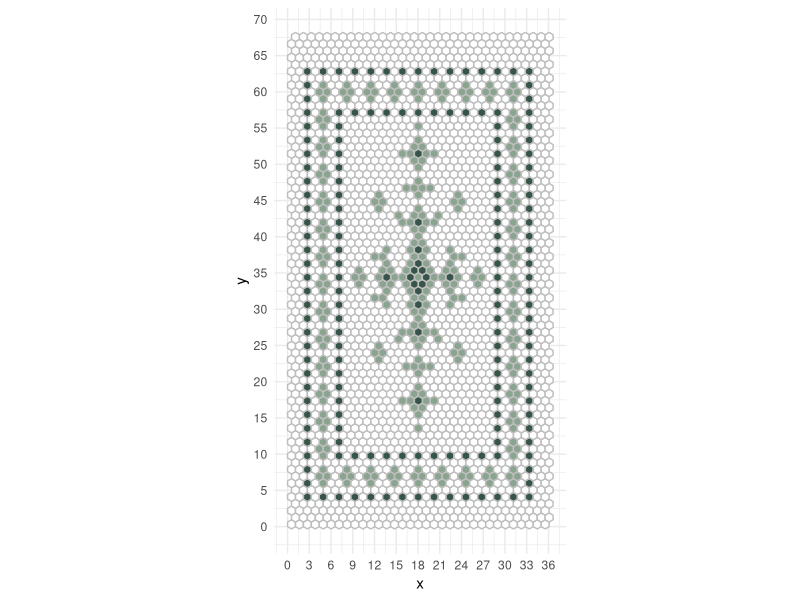
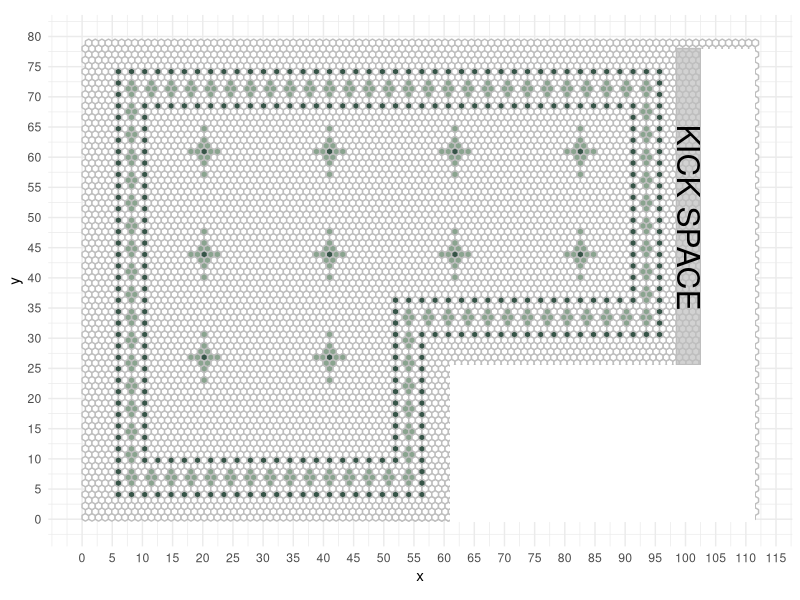
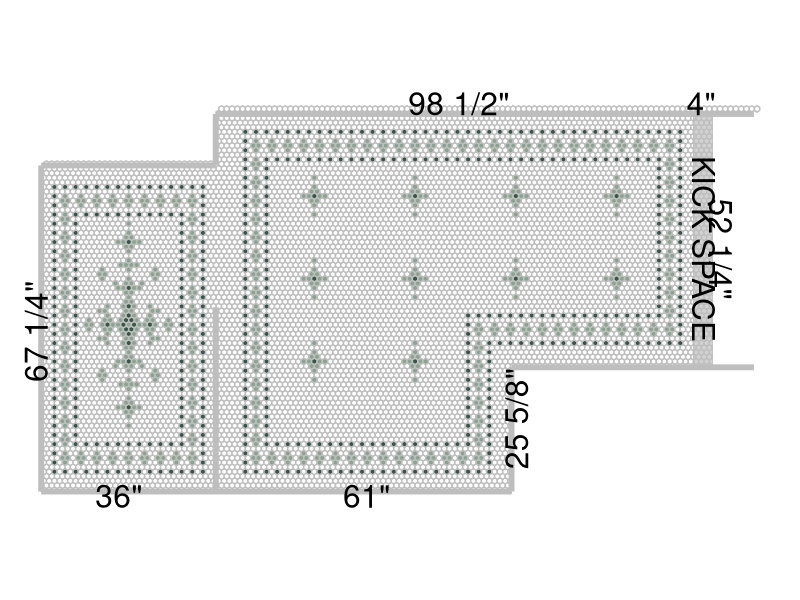
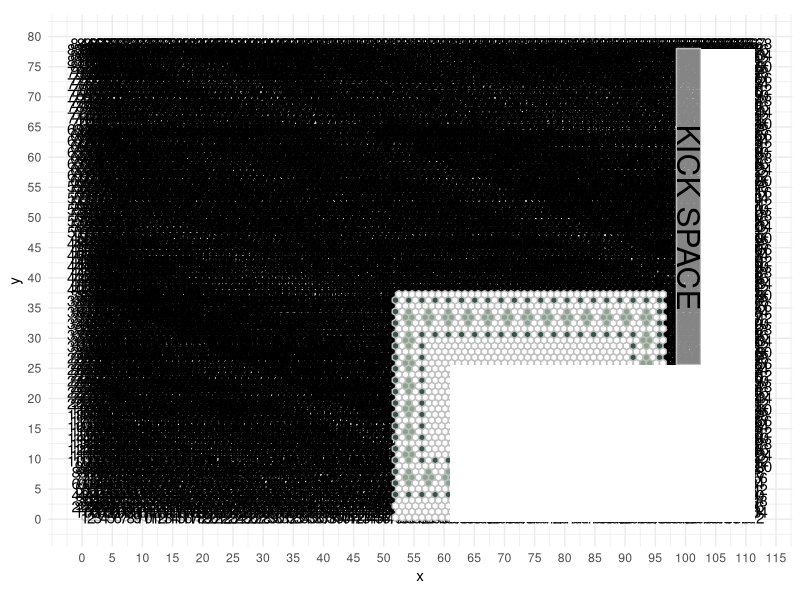
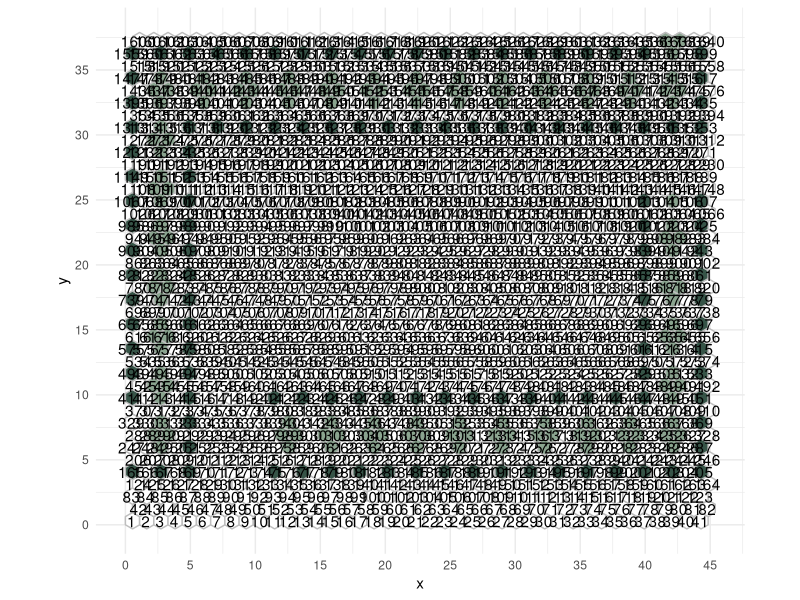
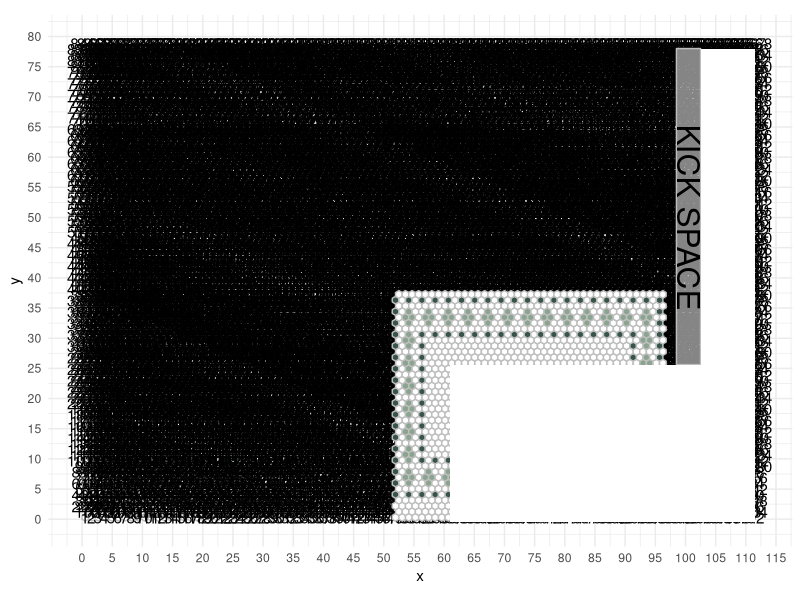
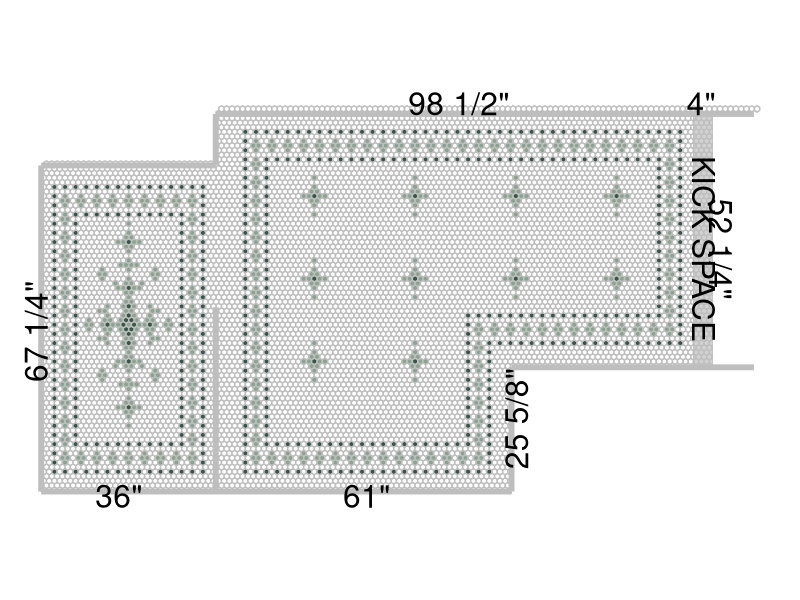

The R source for these figures, in order:
## ---- chunk 1
knitr::opts_chunk$set(echo = TRUE)
## ---- chunk 2
library(tidyverse)
library(ggforce)
## ---- chunk 3
make_floor_hex <- function(hex_width, dim_width, dim_length, inset_left, inset_right, inset_top, inset_bottom){
  n_across <- ceiling(dim_width/hex_width)
  n_down <- ceiling(dim_length/(3*hex_width/sqrt(3)))
  
  across_xs <- rep(c(0,0, .5*hex_width, hex_width, hex_width, .5*hex_width, 0), n_across) +
    rep(0:(n_across-1)*hex_width, each = 7)
  
  across_ys <- rep(c(0, hex_width/sqrt(3), 3*hex_width/(2*sqrt(3)), hex_width/sqrt(3), 0,-hex_width/(2*sqrt(3)), 0), n_across)
  light_green <- c(
    # vertical diamonds
    # left column, middle
    seq((inset_bottom + 1)*n_across + inset_left + 2, 
        2*n_across*n_down - (inset_top + 2)*n_across + inset_left + 2, 
        2*n_across),
    # left column, left side
    seq((inset_bottom + 2)*n_across + inset_left + 1, 
        2*n_across*n_down - (inset_top + 2)*n_across + inset_left + 1, 
        4*n_across),
    # left column, right side
    seq((inset_bottom + 2)*n_across + inset_left + 2, 
        2*n_across*n_down - (inset_top + 2)*n_across + inset_left + 2, 
        4*n_across),
    # right column, middle
    seq((inset_bottom + 2)*n_across - inset_right - 1, 
        2*n_across*n_down - (inset_top + 1)*n_across - inset_right -1, 
        2*n_across),
    # right column, right side
    seq((inset_bottom + 3)*n_across - inset_right - 1, 
        2*n_across*n_down - (inset_top)*n_across - inset_right - 1, 
        4*n_across),
    # right column, left side
    seq((inset_bottom + 3)*n_across - inset_right - 2, 
        2*n_across*n_down - (inset_top)*n_across - inset_right - 2, 
        4*n_across),
    # bottom row, bottom
    seq((inset_bottom + 1)*n_across + inset_left + 2,
        (inset_bottom + 2)*n_across - inset_right - 1,
        3),
    # bottom row, top
    seq((inset_bottom + 3)*n_across + inset_left + 2,
        (inset_bottom + 4)*n_across - inset_right - 1,
        3),
    # bottom row, middle
    seq((inset_bottom + 2)*n_across + inset_left + 1,
        (inset_bottom + 3)*n_across - inset_right - 2,
        3),
    seq((inset_bottom + 2)*n_across + inset_left + 2,
        (inset_bottom + 3)*n_across - inset_right - 1,
        3),
    # top row, top
    seq(2*n_across*n_down - (inset_top + 2)*n_across + inset_left + 2,
        2*n_across*n_down - (inset_top + 1)*n_across - inset_right -1,
        3),
    # top row, bottom
    seq(2*n_across*n_down - (inset_top + 4)*n_across + inset_left + 2,
        2*n_across*n_down - (inset_top + 3)*n_across - inset_right -1,
        3),
    # top row, middle
    seq(2*n_across*n_down - (inset_top + 3)*n_across + inset_left + 1,
        2*n_across*n_down - (inset_top + 2)*n_across - inset_right - 2,
        3),
    seq(2*n_across*n_down - (inset_top + 3)*n_across + inset_left + 2,
        2*n_across*n_down - (inset_top + 2)*n_across - inset_right - 1,
        3)
  )
  
  dark_green <- c(
    # outer every other dot
    seq((inset_bottom-1)*n_across + inset_left, 
        inset_bottom*n_across - inset_right + 1, 2),
    seq(2*n_across*n_down - inset_top*n_across + inset_left, 
        2*n_across*n_down - (inset_top - 1)*n_across - inset_right + 1, 
        2),
    seq((inset_bottom-1)*n_across + inset_left, 
        2*n_across*n_down - inset_top*n_across + inset_left, 
        2*n_across),
    seq(inset_bottom*n_across - inset_right + 1, 
        2*n_across*n_down - (inset_top - 1)*n_across - inset_right + 1, 
        2*n_across),
    # inner every other dot
    seq((inset_bottom + 5)*n_across + inset_left + 4, 
        (inset_bottom + 6)*n_across - inset_right - 3, 2),
    seq(2*n_across*n_down - (inset_top + 6)*n_across + inset_left + 4, 
        2*n_across*n_down - (inset_top + 5)*n_across - inset_right -3, 
        2),
    seq((inset_bottom + 5)*n_across + inset_left + 4, 
        2*n_across*n_down - (inset_top + 6)*n_across + inset_left + 4, 
        2*n_across),
    seq((inset_bottom + 6)*n_across - inset_right - 3, 
        2*n_across*n_down - (inset_top + 5)*n_across - inset_right -3, 
        2*n_across) 
  )
  
  hexagon <- tibble(
    x = rep(c(across_xs, across_xs + .5*hex_width), n_down),
    y = rep(c(across_ys, across_ys + 3*hex_width/(2*sqrt(3))), n_down) + 
      rep((0:(n_down - 1))*(3*hex_width/sqrt(3)), each = 2*7*n_across),
    group = rep(1:(2*n_across*n_down), each = 7),
    colors = if_else(group %in% light_green,
                     "#8aa48f",
                     if_else(group %in% dark_green,
                             "#365447",
                             "white"))
  )
  list(hexagon = hexagon,
       n_across = n_across,
       hex_width = hex_width)
}
## ---- chunk 4
make_star <- function(start, length){
  c(start, 
    start + 2*length,
    start + 3*length-1, start + 3*length,
    (start + 4*length-2):(start + 4*length+2),
    start + 5*length-1, start + 5*length,
    start + 6*length,
    start + 8*length)
}
## ---- chunk 5
shower <- make_floor_hex(
  hex_width = 1 + 3/32,
  dim_width = 36, 
  dim_length = 67, 
  inset_left = 3, 
  inset_right = 3, 
  inset_top = 6, 
  inset_bottom = 5)
## ---- chunk 6
floor_distance <- shower$n_across*shower$hex_width # should make this a parameter ... but too lazy right now

hex_color <- "gray"

mid_pattern <- 1195

dg_chris <- c(mid_pattern + c(6, 9, 11, 14),
              mid_pattern + shower$n_across + c(9, 10),
              mid_pattern - shower$n_across + c(9, 10),
              mid_pattern + 2*shower$n_across + 10,
              mid_pattern - 2*shower$n_across + 10,
              mid_pattern + 4*shower$n_across + 10,
              mid_pattern - 4*shower$n_across + 10,
              mid_pattern + 8*shower$n_across + 10,
              mid_pattern - 8*shower$n_across + 10,
              mid_pattern + 18*shower$n_across + 10,
              mid_pattern - 18*shower$n_across + 10
              )

lg_chris <- c(mid_pattern + c(2, 3, 5, 7, 8, 10, 12, 13, 15, 17, 18),
              mid_pattern + shower$n_across + c(2, 5, 6, 8, 11, 13, 14, 17),
              mid_pattern - shower$n_across + c(2, 5, 6, 8, 11, 13, 14, 17),
              mid_pattern + 2*shower$n_across + c(6, 9, 11, 14),
              mid_pattern - 2*shower$n_across + c(6, 9, 11, 14),
              mid_pattern + 3*shower$n_across + c(4, 5, 9, 10, 14, 15), 
              mid_pattern - 3*shower$n_across + c(4, 5, 9, 10, 14, 15),
              mid_pattern + 4*shower$n_across + c(6, 9, 11, 14),
              mid_pattern - 4*shower$n_across + c(6, 9, 11, 14),
              mid_pattern + 5*shower$n_across + c(9, 10),
              mid_pattern - 5*shower$n_across + c(9, 10),
              mid_pattern + 6*shower$n_across + 10,
              mid_pattern - 6*shower$n_across + 10,
              mid_pattern + 7*shower$n_across + c(9, 10),
              mid_pattern - 7*shower$n_across + c(9, 10),
              mid_pattern + 8*shower$n_across + c(8, 9, 11, 12),
              mid_pattern - 8*shower$n_across + c(8, 9, 11, 12),
              mid_pattern + 9*shower$n_across + c(7, 9, 10, 12),
              mid_pattern - 9*shower$n_across + c(7, 9, 10, 12),
              mid_pattern + 10*shower$n_across + c(5, 10, 15),
              mid_pattern - 10*shower$n_across + c(5, 10, 15),
              mid_pattern + 11*shower$n_across + c(4, 5, 14, 15),
              mid_pattern - 11*shower$n_across + c(4, 5, 14, 15),
              mid_pattern + 12*shower$n_across + c(5, 10, 15),
              mid_pattern - 12*shower$n_across + c(5, 10, 15), 
              mid_pattern + 13*shower$n_across + 8:11,
              mid_pattern - 13*shower$n_across + 8:11,
              mid_pattern + 14*shower$n_across + 10,
              mid_pattern - 14*shower$n_across + 10,
              mid_pattern + 16*shower$n_across + 10,
              mid_pattern - 16*shower$n_across + 10,
              mid_pattern + 17*shower$n_across + c(9, 10),
              mid_pattern - 17*shower$n_across  + c(9, 10),
              mid_pattern + 18*shower$n_across + c(8, 9, 11, 12),
              mid_pattern - 18*shower$n_across + c(8, 9, 11, 12),
              mid_pattern + 19*shower$n_across + c(9, 10),
              mid_pattern - 19*shower$n_across + c(9, 10),
              mid_pattern + 20*shower$n_across + 10,
              mid_pattern - 20*shower$n_across + 10,
              mid_pattern + 22*shower$n_across + 10,
              mid_pattern - 22*shower$n_across + 10)
shower$hexagon %>% 
  ggplot(aes(x = x,
             y = y, 
             group = group)) +
  geom_polygon(color = hex_color,
               aes(fill = colors)) +
  geom_polygon(data = . %>%
                 filter(group %in% lg_chris),
               aes(x = x,
                   y = y,
                   group = group),
               fill = "#8aa48f",
               color = hex_color) +
  geom_polygon(data = . %>%
                 filter(group %in% dg_chris),
               aes(x = x,
                   y = y,
                   group = group),
               fill = "#365447",
               color = hex_color) +
  scale_fill_identity() +
  # geom_text(data = . %>%
  #             group_by(group) %>%
  #             summarize(mid_x = mean(x),
  #                       mid_y = mean(y)),
  #           aes(x = mid_x,
  #               y = mid_y,
  #               label = group),
  #           color = "white") +
  scale_x_continuous(breaks = seq(0,40,3)) +
  scale_y_continuous(breaks = seq(0,80,5)) +
  coord_equal() +
  # theme_void()
  theme_minimal()
## ---- chunk 7
bathroom <- make_floor_hex(
  hex_width = 1 + 3/32,
  dim_width = 111, 
  dim_length = 77.875, 
  inset_left = 6, 
  inset_right = 15, 
  inset_top = 6, 
  inset_bottom = 5)
## ---- chunk 8
corner <- make_floor_hex(
  hex_width = 1 + 3/32,
  dim_width = 44,
  dim_length = 37,
  inset_left = 1,
  inset_right = 1,
  inset_top = 2,
  inset_bottom = 5
)
## ---- chunk 9
bathroom$hexagon %>% 
  ggplot(aes(x = x,
             y = y)) +
  geom_polygon(color = hex_color,
               aes(fill = colors, 
             group = group)) +
  geom_polygon(data = . %>% filter(group %in% c(
    make_star(6139                              , bathroom$n_across),
    make_star(6139 + 19                         , bathroom$n_across),
    make_star(6139 + 2*19                       , bathroom$n_across),
    make_star(6139 + 3*19                       , bathroom$n_across),
    make_star(6139 - 18*bathroom$n_across       , bathroom$n_across),
    make_star(6139 + 19 - 18*bathroom$n_across  , bathroom$n_across),
    make_star(6139 + 2*19 - 18*bathroom$n_across, bathroom$n_across),
    make_star(6139 + 3*19 - 18*bathroom$n_across, bathroom$n_across),
    make_star(6139 - 36*bathroom$n_across       , bathroom$n_across),
    make_star(6139 + 19 - 36*bathroom$n_across  , bathroom$n_across)
  )),
  color = hex_color,
  fill = "#8aa48f",
  aes(x = x,
      y = y, 
      group = group)) +
  geom_polygon(data = . %>% filter(group %in% 
             c(6139                               + 4*bathroom$n_across, 
               6139 + 19                          + 4*bathroom$n_across, 
               6139 + 2*19                        + 4*bathroom$n_across, 
               6139 + 3*19                        + 4*bathroom$n_across, 
               6139 - 18*bathroom$n_across        + 4*bathroom$n_across, 
               6139 + 19 - 18*bathroom$n_across   + 4*bathroom$n_across, 
               6139 + 2*19 - 18*bathroom$n_across + 4*bathroom$n_across, 
               6139 + 3*19 - 18*bathroom$n_across + 4*bathroom$n_across, 
               6139 - 36*bathroom$n_across        + 4*bathroom$n_across, 
               6139 + 19 - 36*bathroom$n_across   + 4*bathroom$n_across)),
               color = hex_color,
               fill = "#365447",
               aes(x = x,
                   y = y, 
                   group = group)) +
  # geom_text(data = . %>%
  #             group_by(group) %>%
  #             summarize(mid_x = mean(x),
  #                       mid_y = mean(y)),
  #           aes(x = mid_x,
  #               y = mid_y,
  #               label = group),
  #           color = "black") +
  geom_polygon(data = tibble(x = c(98.5, 98.5, 102.5, 102.5, 98.5),
                             y = c(25 + 5/8, 78, 78, 25 + 5/8, 25 + 5/8)),
               aes(x = x,
                   y = y),
               fill = "gray",
               color = hex_color,
               alpha = .7) +
  annotate(geom = "text", x = 100.5, y = 50, label = "KICK SPACE", size = 8, angle = 270) +
  geom_polygon(data = corner$hexagon %>% 
                 mutate(x = x + 47*bathroom$hex_width),
               color = hex_color,
               aes(x = x,
                   y = y, 
                   fill = colors, 
                   group = group)) +
  geom_polygon(data = corner$hexagon %>% 
                 mutate(x = x + 47*bathroom$hex_width)  %>% 
                 filter(group %in% 
              c(247, 329, 252, 292, 293, 334, 171, 417, 173, 419, 255, 295, 296, 337,
                1309, 1310, 1267, 1269, 1271, 1185, 1187, 1189, 1145, 1146)),
               fill = "white",
               color = hex_color,
               aes(x = x,
                   y = y,
                   group = group)) +
  geom_polygon(data = corner$hexagon %>% 
                 mutate(x = x + 47*bathroom$hex_width)  %>% 
                 filter(group %in% c(1351, 251, 333)),
               fill = "#365447",
               color = hex_color,
               aes(x = x,
                   y = y,
                   group = group)) +
  geom_polygon(data = corner$hexagon %>% 
                 mutate(x = x + 47*bathroom$hex_width)  %>% 
                 filter(group %in% c(1637, 1638, 1597)),
               fill = "#8aa48f",
               color = hex_color,
               aes(x = x,
                   y = y,
                   group = group)) +
  geom_polygon(data = tibble(x = c(102.5, 102.5, 111.5, 111.5, 102.5),
                             y = c(25 + 5/8, 78, 78, 25 + 5/8, 25 + 5/8)),
               aes(x = x,
                   y = y),
               fill = "white") +
  geom_polygon(data = tibble(x = c(61, 61, 111.5, 111.5, 61),
                             y = c(-.5, 25 + 5/8, 25 + 5/8, -.5, -.5)),
               aes(x = x,
                   y = y),
               fill = "white") +
  scale_fill_identity() +
  scale_x_continuous(breaks = seq(0,120,5)) +
  scale_y_continuous(breaks = seq(0,80,5)) +
  coord_equal() +
  # theme_void()
  theme_minimal()
## ---- chunk 10
floor_distance <- shower$n_across*shower$hex_width # should make this a parameter ... but too lazy right now

hex_color <- "gray"

mid_pattern <- 1195

dg_chris <- c(mid_pattern + c(6, 9, 11, 14),
              mid_pattern + shower$n_across + c(9, 10),
              mid_pattern - shower$n_across + c(9, 10),
              mid_pattern + 2*shower$n_across + 10,
              mid_pattern - 2*shower$n_across + 10,
              mid_pattern + 4*shower$n_across + 10,
              mid_pattern - 4*shower$n_across + 10,
              mid_pattern + 8*shower$n_across + 10,
              mid_pattern - 8*shower$n_across + 10,
              mid_pattern + 18*shower$n_across + 10,
              mid_pattern - 18*shower$n_across + 10
              )

lg_chris <- c(mid_pattern + c(2, 3, 5, 7, 8, 10, 12, 13, 15, 17, 18),
              mid_pattern + shower$n_across + c(2, 5, 6, 8, 11, 13, 14, 17),
              mid_pattern - shower$n_across + c(2, 5, 6, 8, 11, 13, 14, 17),
              mid_pattern + 2*shower$n_across + c(6, 9, 11, 14),
              mid_pattern - 2*shower$n_across + c(6, 9, 11, 14),
              mid_pattern + 3*shower$n_across + c(4, 5, 9, 10, 14, 15), 
              mid_pattern - 3*shower$n_across + c(4, 5, 9, 10, 14, 15),
              mid_pattern + 4*shower$n_across + c(6, 9, 11, 14),
              mid_pattern - 4*shower$n_across + c(6, 9, 11, 14),
              mid_pattern + 5*shower$n_across + c(9, 10),
              mid_pattern - 5*shower$n_across + c(9, 10),
              mid_pattern + 6*shower$n_across + 10,
              mid_pattern - 6*shower$n_across + 10,
              mid_pattern + 7*shower$n_across + c(9, 10),
              mid_pattern - 7*shower$n_across + c(9, 10),
              mid_pattern + 8*shower$n_across + c(8, 9, 11, 12),
              mid_pattern - 8*shower$n_across + c(8, 9, 11, 12),
              mid_pattern + 9*shower$n_across + c(7, 9, 10, 12),
              mid_pattern - 9*shower$n_across + c(7, 9, 10, 12),
              mid_pattern + 10*shower$n_across + c(5, 10, 15),
              mid_pattern - 10*shower$n_across + c(5, 10, 15),
              mid_pattern + 11*shower$n_across + c(4, 5, 14, 15),
              mid_pattern - 11*shower$n_across + c(4, 5, 14, 15),
              mid_pattern + 12*shower$n_across + c(5, 10, 15),
              mid_pattern - 12*shower$n_across + c(5, 10, 15), 
              mid_pattern + 13*shower$n_across + 8:11,
              mid_pattern - 13*shower$n_across + 8:11,
              mid_pattern + 14*shower$n_across + 10,
              mid_pattern - 14*shower$n_across + 10,
              mid_pattern + 16*shower$n_across + 10,
              mid_pattern - 16*shower$n_across + 10,
              mid_pattern + 17*shower$n_across + c(9, 10),
              mid_pattern - 17*shower$n_across  + c(9, 10),
              mid_pattern + 18*shower$n_across + c(8, 9, 11, 12),
              mid_pattern - 18*shower$n_across + c(8, 9, 11, 12),
              mid_pattern + 19*shower$n_across + c(9, 10),
              mid_pattern - 19*shower$n_across + c(9, 10),
              mid_pattern + 20*shower$n_across + 10,
              mid_pattern - 20*shower$n_across + 10,
              mid_pattern + 22*shower$n_across + 10,
              mid_pattern - 22*shower$n_across + 10)
shower$hexagon %>% 
  ggplot(aes(x = x,
             y = y)) +
  geom_polygon(color = hex_color,
               aes(fill = colors, 
             group = group)) +
  geom_polygon(data = . %>%
                 filter(group %in% lg_chris),
               aes(x = x,
                   y = y,
                   group = group),
               fill = "#8aa48f",
               color = hex_color) +
  geom_polygon(data = . %>%
                 filter(group %in% dg_chris),
               aes(x = x,
                   y = y,
                   group = group),
               fill = "#365447",
               color = hex_color) +
  geom_polygon(data = bathroom$hexagon %>% 
                 mutate(x = x + floor_distance),
               color = hex_color,
               aes(fill = colors, 
             group = group)) +
  geom_polygon(data = bathroom$hexagon %>% 
                 mutate(x = x + floor_distance) %>% 
                 filter(group %in% c(
    make_star(6139                              , bathroom$n_across),
    make_star(6139 + 19                         , bathroom$n_across),
    make_star(6139 + 2*19                       , bathroom$n_across),
    make_star(6139 + 3*19                       , bathroom$n_across),
    make_star(6139 - 18*bathroom$n_across       , bathroom$n_across),
    make_star(6139 + 19 - 18*bathroom$n_across  , bathroom$n_across),
    make_star(6139 + 2*19 - 18*bathroom$n_across, bathroom$n_across),
    make_star(6139 + 3*19 - 18*bathroom$n_across, bathroom$n_across),
    make_star(6139 - 36*bathroom$n_across       , bathroom$n_across),
    make_star(6139 + 19 - 36*bathroom$n_across  , bathroom$n_across)
  )),
  color = hex_color,
  fill = "#8aa48f",
  aes(x = x,
      y = y, 
      group = group)) +
  geom_polygon(data = bathroom$hexagon %>% 
                 mutate(x = x + floor_distance) %>% 
                 filter(group %in% 
             c(6139                               + 4*bathroom$n_across, 
               6139 + 19                          + 4*bathroom$n_across, 
               6139 + 2*19                        + 4*bathroom$n_across, 
               6139 + 3*19                        + 4*bathroom$n_across, 
               6139 - 18*bathroom$n_across        + 4*bathroom$n_across, 
               6139 + 19 - 18*bathroom$n_across   + 4*bathroom$n_across, 
               6139 + 2*19 - 18*bathroom$n_across + 4*bathroom$n_across, 
               6139 + 3*19 - 18*bathroom$n_across + 4*bathroom$n_across, 
               6139 - 36*bathroom$n_across        + 4*bathroom$n_across, 
               6139 + 19 - 36*bathroom$n_across   + 4*bathroom$n_across)),
               color = hex_color,
               fill = "#365447",
               aes(x = x,
                   y = y, 
                   group = group)) +
  geom_polygon(data = tibble(x = c(98.5, 98.5, 102.5, 102.5, 98.5),
                             y = c(25 + 5/8, 78, 78, 25 + 5/8, 25 + 5/8)),
               aes(x = x + floor_distance,
                   y = y),
               fill = "gray",
               color = hex_color,
               alpha = .7) +
  geom_polygon(data = corner$hexagon %>% 
                 mutate(x = x + 47*bathroom$hex_width + floor_distance),
               color = hex_color,
               aes(x = x,
                   y = y, 
                   fill = colors, 
                   group = group)) +
  geom_polygon(data = corner$hexagon %>% 
                 mutate(x = x + 47*bathroom$hex_width + floor_distance)  %>% 
                 filter(group %in% 
              c(247, 329, 252, 292, 293, 334, 171, 417, 173, 419, 255, 295, 296, 337,
                1309, 1310, 1267, 1269, 1271, 1185, 1187, 1189, 1145, 1146)),
               fill = "white",
               color = hex_color,
               aes(x = x,
                   y = y,
                   group = group)) +
  geom_polygon(data = corner$hexagon %>% 
                 mutate(x = x + 47*bathroom$hex_width + floor_distance)  %>% 
                 filter(group %in% c(1351, 251, 333)),
               fill = "#365447",
               color = hex_color,
               aes(x = x,
                   y = y,
                   group = group)) +
  geom_polygon(data = corner$hexagon %>% 
                 mutate(x = x + 47*bathroom$hex_width + floor_distance)  %>% 
                 filter(group %in% c(1637, 1638, 1597)),
               fill = "#8aa48f",
               color = hex_color,
               aes(x = x,
                   y = y,
                   group = group)) +
  geom_polygon(data = tibble(x = c(102.5, 102.5, 113, 113, 102.5),
                             y = c(25 + 5/8, 78, 78, 25 + 5/8, 25 + 5/8)),
               aes(x = x + 36,
                   y = y),
               fill = "white") +
  geom_polygon(data = tibble(x = c(61, 61, 113, 113, 61),
                             y = c(-.5, 25 + 5/8, 25 + 5/8, -.5, -.5)),
               aes(x = x + 36,
                   y = y),
               fill = "white") +
  geom_segment(data = tibble(x = 36, y = 67.25, xend = 36, yend = 77.875),
               aes(x = x, y = y, xend = xend, yend = yend),
               size = 2,
               color = hex_color) +
  geom_segment(data = tibble(x = 36, y = 0, xend = 36, yend = 38),
               aes(x = x, y = y, xend = xend, yend = yend),
               size = 2,
               color = hex_color) +
  geom_segment(data = tibble(x = 0, y = 77.875, xend = 111, yend = 77.875),
               aes(x = x + 36, y = y, 
                   xend = xend + 36, yend = yend),
               size = 2,
               color = hex_color) +
  geom_segment(data = tibble(x = 61, y = 0, xend = 61, yend = 25 + 5/8),
               aes(x = x + 36, y = y, 
                   xend = xend + 36, yend = yend),
               size = 2,
               color = hex_color) +
  geom_segment(data = tibble(x = 61, y = 25 + 5/8, xend = 61 + 50, yend = 25 + 5/8),
               aes(x = x + 36, y = y, 
                   xend = xend + 36, yend = yend),
               size = 2,
               color = hex_color) +
  geom_segment(data = tibble(x = 0, y = 67.25, xend = 36, yend = 67.25),
               aes(x = x, y = y, 
                   xend = xend, yend = yend),
               size = 2,
               color = hex_color) +
  geom_segment(data = tibble(x = 0, y = 0, xend = 36+61, yend = 0),
               aes(x = x, y = y, 
                   xend = xend, yend = yend),
               size = 2,
               color = hex_color) +
  geom_segment(data = tibble(x = 0, y = 0, xend = 0, yend = 67.25),
               aes(x = x, y = y, 
                   xend = xend, yend = yend),
               size = 2,
               color = hex_color) +
  scale_fill_identity() +
  # geom_text(data = . %>%
  #             group_by(group) %>%
  #             summarize(mid_x = mean(x),
  #                       mid_y = mean(y)),
  #           aes(x = mid_x,
  #               y = mid_y,
  #               label = group),
  #           color = "white") +
  annotate(geom = "text", x = -1, y = 33, label = '67 1/4"', angle = 90, size = 8) +
  annotate(geom = "text", x = 31 + floor_distance, y = -1, label = '61"', size = 8) +
  annotate(geom = "text", x = 50 + floor_distance, y = 80, label = '98 1/2"', size = 8) +
  annotate(geom = "text", x = 100 + floor_distance, y = 80, label = '4"', size = 8) +
  annotate(geom = "text", x = 16, y = -1, label = '36"', size = 8) +
  annotate(geom = "text", x = 62 + floor_distance, y = 15, label = '25 5/8"', size = 8, angle = 90) +
  annotate(geom = "text", x = 104 + floor_distance, y = 50, label = '52 1/4"', size = 8, angle = 270) +
  annotate(geom = "text", x = 100.5 + floor_distance, y = 50, label = "KICK SPACE", size = 8, angle = 270) +
  scale_x_continuous(breaks = seq(0,120,5)) +
  scale_y_continuous(breaks = seq(0,80,5)) +
  coord_equal() +
  theme_void()
  # theme_minimal()
## ---- chunk 11
ggsave("bathroom_floorplan_updated_dims.pdf", width = 24, height = 24, units = "in")
## ---- chunk 12
bathroom$hexagon %>% 
  ggplot(aes(x = x,
             y = y)) +
  geom_polygon(color = hex_color,
               aes(fill = colors, 
             group = group)) +
  geom_polygon(data = . %>% filter(group %in% c(
    make_star(5938, bathroom$n_across),
    make_star(5938 + 14, bathroom$n_across),
    make_star(5938 + 2*14, bathroom$n_across),
    make_star(5938 + 3*14, bathroom$n_across),
    make_star(5938 + 4*14, bathroom$n_across),
    make_star(5938 - 14*bathroom$n_across, bathroom$n_across),
    make_star(5938 + 14 - 14*bathroom$n_across, bathroom$n_across),
    make_star(5938 + 2*14 - 14*bathroom$n_across, bathroom$n_across),
    make_star(5938 + 3*14 - 14*bathroom$n_across, bathroom$n_across),
    make_star(5938 + 4*14 - 14*bathroom$n_across, bathroom$n_across),
    make_star(5938 - 28*bathroom$n_across, bathroom$n_across),
    make_star(5938 + 14 - 28*bathroom$n_across, bathroom$n_across),
    make_star(5938 - 42*bathroom$n_across, bathroom$n_across),
    make_star(5938 + 14 - 42*bathroom$n_across, bathroom$n_across)
  )),
  color = hex_color,
  fill = "#8aa48f",
  aes(x = x,
      y = y, 
      group = group)) +
  geom_text(data = . %>%
              group_by(group) %>%
              summarize(mid_x = mean(x),
                        mid_y = mean(y)),
            aes(x = mid_x,
                y = mid_y,
                label = group),
            color = "black") +
  geom_polygon(data = tibble(x = c(98.5, 98.5, 102.5, 102.5, 98.5),
                             y = c(25 + 5/8, 78, 78, 25 + 5/8, 25 + 5/8)),
               aes(x = x,
                   y = y),
               fill = "gray",
               color = hex_color,
               alpha = .7) +
  annotate(geom = "text", x = 100.5, y = 50, label = "KICK SPACE", size = 8, angle = 270) +
  geom_polygon(data = corner$hexagon %>% 
                 mutate(x = x + 47*bathroom$hex_width),
               color = hex_color,
               aes(x = x,
                   y = y, 
                   fill = colors, 
                   group = group)) +
  geom_polygon(data = tibble(x = c(102.5, 102.5, 111.5, 111.5, 102.5),
                             y = c(25 + 5/8, 78, 78, 25 + 5/8, 25 + 5/8)),
               aes(x = x,
                   y = y),
               fill = "white") +
  geom_polygon(data = tibble(x = c(61, 61, 111.5, 111.5, 61),
                             y = c(-.5, 25 + 5/8, 25 + 5/8, -.5, -.5)),
               aes(x = x,
                   y = y),
               fill = "white") +
  scale_fill_identity() +
  scale_x_continuous(breaks = seq(0,120,5)) +
  scale_y_continuous(breaks = seq(0,80,5)) +
  coord_equal() +
  # theme_void()
  theme_minimal()
## ---- chunk 13
ggplot(corner$hexagon) +
  geom_polygon(color = hex_color,
               aes(x = x,
                   y = y, 
                   fill = colors, 
                   group = group)) +
  geom_polygon(data = .  %>% 
                 filter(group %in% c(247, 329, 252, 292, 293, 334, 171, 417, 173, 419, 255, 295, 296, 337, 
  1309, 1310, 1267, 1269, 1271, 1185, 1187, 1189, 1145, 1146)),
               fill = "white",
               color = hex_color,
               aes(x = x,
                   y = y,
                   group = group)) +
  geom_polygon(data = .  %>% 
                 filter(group %in% c(1351, 251, 333)),
               fill = "#365447",
               color = hex_color,
               aes(x = x,
                   y = y,
                   group = group)) +
  geom_polygon(data = .  %>% 
                 filter(group %in% c(1637, 1638, 1597)),
               fill = "#8aa48f",
               color = hex_color,
               aes(x = x,
                   y = y,
                   group = group)) +
  geom_text(data = . %>%
              group_by(group) %>%
              summarize(mid_x = mean(x),
                        mid_y = mean(y)),
            aes(x = mid_x,
                y = mid_y,
                label = group),
            color = "black") +
  scale_fill_identity() +
  scale_x_continuous(breaks = seq(0,120,5)) +
  scale_y_continuous(breaks = seq(0,80,5)) +
  coord_equal() +
  # theme_void()
  theme_minimal()
## ---- chunk 14
bathroom$hexagon %>% 
  ggplot(aes(x = x,
             y = y)) +
  geom_polygon(color = hex_color,
               aes(fill = colors, 
             group = group)) +
  geom_polygon(data = . %>% filter(group %in% c(
    make_star(5938, bathroom$n_across),
    make_star(5938 + 14, bathroom$n_across),
    make_star(5938 + 2*14, bathroom$n_across),
    make_star(5938 + 3*14, bathroom$n_across),
    make_star(5938 + 4*14, bathroom$n_across),
    make_star(5938 - 20*bathroom$n_across, bathroom$n_across),
    make_star(5938 + 14 - 20*bathroom$n_across, bathroom$n_across),
    make_star(5938 - 40*bathroom$n_across, bathroom$n_across),
    make_star(5938 + 14 - 40*bathroom$n_across, bathroom$n_across)
  )),
  color = hex_color,
  fill = "#8aa48f",
  aes(x = x,
      y = y, 
      group = group)) +
  geom_text(data = . %>%
              group_by(group) %>%
              summarize(mid_x = mean(x),
                        mid_y = mean(y)),
            aes(x = mid_x,
                y = mid_y,
                label = group),
            color = "black") +
  geom_polygon(data = tibble(x = c(98.5, 98.5, 102.5, 102.5, 98.5),
                             y = c(25 + 5/8, 78, 78, 25 + 5/8, 25 + 5/8)),
               aes(x = x,
                   y = y),
               fill = "gray",
               color = hex_color,
               alpha = .7) +
  annotate(geom = "text", x = 100.5, y = 50, label = "KICK SPACE", size = 8, angle = 270) +
  geom_polygon(data = corner$hexagon %>% 
                 mutate(x = x + 47*bathroom$hex_width),
               color = hex_color,
               aes(x = x,
                   y = y, 
                   fill = colors, 
                   group = group)) +
  geom_polygon(data = tibble(x = c(102.5, 102.5, 111.5, 111.5, 102.5),
                             y = c(25 + 5/8, 78, 78, 25 + 5/8, 25 + 5/8)),
               aes(x = x,
                   y = y),
               fill = "white") +
  geom_polygon(data = tibble(x = c(61, 61, 111.5, 111.5, 61),
                             y = c(-.5, 25 + 5/8, 25 + 5/8, -.5, -.5)),
               aes(x = x,
                   y = y),
               fill = "white") +
  scale_fill_identity() +
  scale_x_continuous(breaks = seq(0,120,5)) +
  scale_y_continuous(breaks = seq(0,80,5)) +
  coord_equal() +
  # theme_void()
  theme_minimal()
